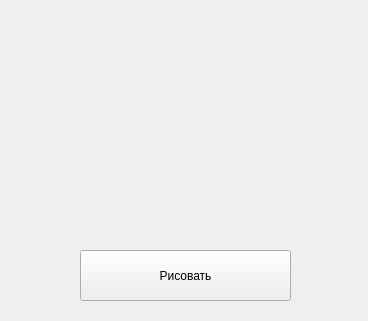
<?xml version="1.0" encoding="UTF-8"?>
<ui version="4.0">
 <class>Form</class>
 <widget class="QWidget" name="Form">
  <property name="geometry">
   <rect>
    <x>0</x>
    <y>0</y>
    <width>368</width>
    <height>321</height>
   </rect>
  </property>
  <property name="windowTitle">
   <string>Form</string>
  </property>
  <widget class="QPushButton" name="b1">
   <property name="geometry">
    <rect>
     <x>80</x>
     <y>250</y>
     <width>211</width>
     <height>51</height>
    </rect>
   </property>
   <property name="text">
    <string>Рисовать</string>
   </property>
  </widget>
 </widget>
 <resources/>
 <connections/>
</ui>
